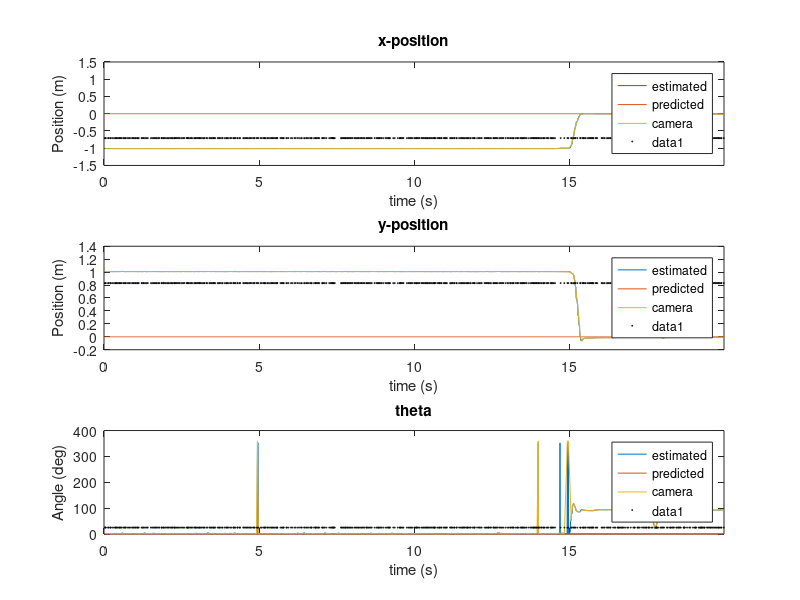

Here is the MATLAB script that generated this plot: (Note: this script raises an error after producing the figure.)
% clear; clc
rerun = 0;
load('data/ally11.mat');

Tcamera=1/30;Tcontrol=1/100;
% cam_latency = 130E-3; % s
% update_type = 'SIMPLE';
% Q = diag([(5E-2)^2 (5E-2)^2 (10*pi/180)^2]);
% R = diag([ 0.001^2 0.001^2 (1*pi/180)^2 ]);
% save('data/ally13.mat');

% How many samples are there?
N = length(bot.Xhat);

% Create a time vector
t = (1:N)*Tcontrol;

fprintf('Processing %f seconds of bot data.\r\n\r\n', N*Tcontrol);

% Initialize and unpackage
x = nonzeros([bot(:).VisionX]);
y = nonzeros([bot(:).VisionY]);
theta = nonzeros([bot(:).VisionTheta]);
x_t = find([bot(:).VisionX]~=0)*Tcontrol;
y_t = find([bot(:).VisionY]~=0)*Tcontrol;
theta_t = find([bot(:).VisionTheta]~=0)*Tcontrol;

xhat = [bot(:).Xhat];
yhat = [bot(:).Yhat];
thetahat = [bot(:).Thetahat];
vx = [bot(:).Vx];
vy = [bot(:).Vy];
w = [bot(:).W];
xhat_future = [bot(:).XhatFuture];
yhat_future = [bot(:).YhatFuture];
thetahat_future = [bot(:).ThetahatFuture];
corrections = nonzeros([bot(:).Correction]);
corrections_t = find([bot(:).Correction]==1)*Tcontrol;

% Create a shifted corrections to be at mean of x and y
% The '-1' is because they are initially Booleans
corrections_x = (corrections-1) + mean(xhat);
corrections_y = (corrections-1) + mean(yhat);
corrections_theta = (corrections-1) + mean(thetahat);

figure(1); clf;
ax(1) = subplot(311);
plot(t,xhat,t,xhat_future,x_t,x);
if rerun
    hold on;
    plot(t,xhat_rerun);
    plot(t,xhat_future_rerun);
    hold off
end
legend('estimated','predicted','camera','rerun','predicted rerun');
xlim([0 t(end)]);
title('x-position');
xlabel('time (s)');
ylabel('Position (m)');
hold on;
s = scatter(corrections_t,corrections_x, 'k');
set(s,'sizedata', .6);

% ax(2) = subplot(412);
% plot(t,vx);
% xlim([0 t(end)]);
% title('x-velocity');
% xlabel('time (s)');
% ylabel('Velocity (m/s)');

ax(3) = subplot(312);
plot(t,yhat,t,yhat_future,y_t,y);
if rerun
    hold on;
    plot(t,yhat_rerun);
    plot(t,yhat_future_rerun);
    hold off
end
legend('estimated','predicted','camera','rerun','predicted rerun');
xlim([0 t(end)]);
title('y-position');
xlabel('time (s)');
ylabel('Position (m)');
hold on;
s = scatter(corrections_t,corrections_y, 'k');
set(s,'sizedata', .6);

% ax(4) = subplot(414);
% plot(t,vy);
% xlim([0 t(end)]);
% title('y-velocity');
% xlabel('time (s)');
% ylabel('Velocity (m/s)');

ax(5) = subplot(313);
plot(t,thetahat,t,thetahat_future,theta_t,theta);
if rerun
    hold on;
    plot(t,thetahat_rerun);
    plot(t,thetahat_future_rerun);
    hold off
end
legend('estimated','predicted','camera','rerun','predicted rerun');
xlim([0 t(end)]);
title('theta');
xlabel('time (s)');
ylabel('Angle (deg)');
hold on;
s = scatter(corrections_t,corrections_theta, 'k');
set(s,'sizedata', .6);

linkaxes(ax(:), 'x');

% Plot the initial position